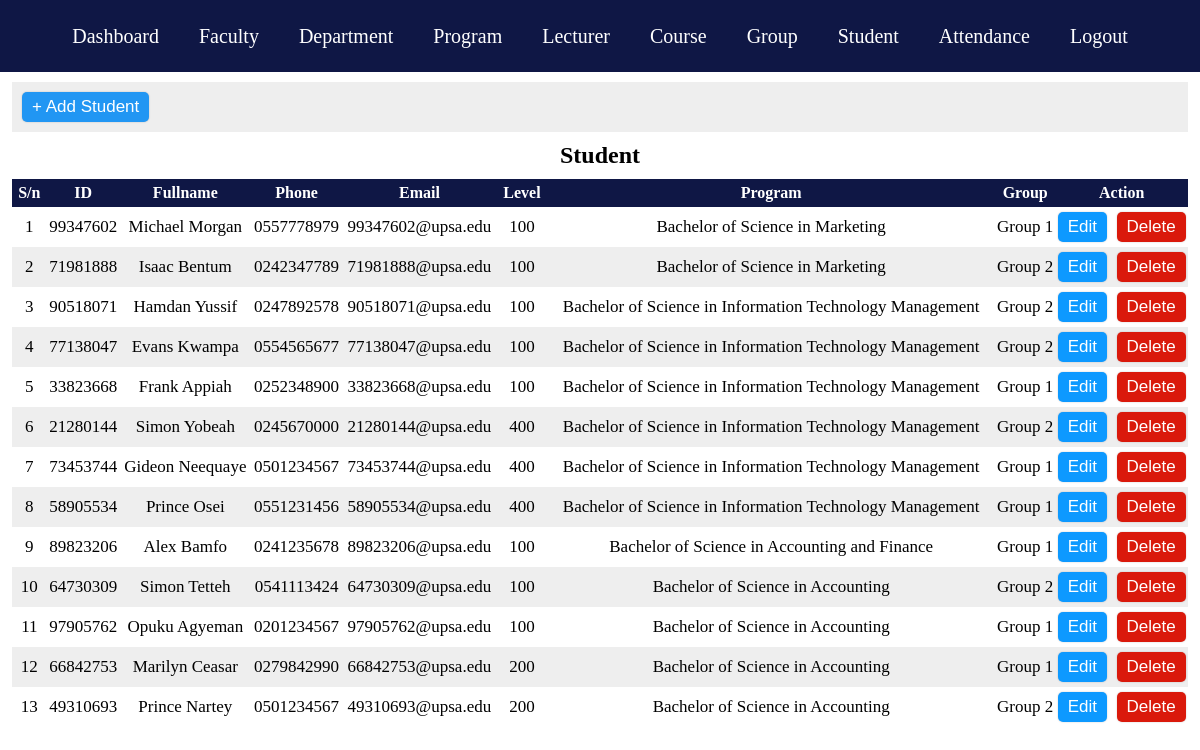
/academics/student.php (signed in), run on the app's committed database.
### tables this page shows
CREATE TABLE `student` (
  `sid` int(11) NOT NULL,
  `firstname` varchar(20) NOT NULL,
  `lastname` varchar(50) NOT NULL,
  `phone` varchar(11) NOT NULL,
  `semail` varchar(50) NOT NULL,
  `password` varchar(20) NOT NULL,
  `level` int(11) NOT NULL,
  `gid` int(11) NOT NULL,
  `pid` int(11) NOT NULL
);

CREATE TABLE `program` (
  `pid` int(11) NOT NULL,
  `name` varchar(80) NOT NULL,
  `did` int(11) NOT NULL,
  `date_created` date NOT NULL DEFAULT current_timestamp()
);

CREATE TABLE `grouping` (
  `gid` int(11) NOT NULL,
  `name` varchar(10) NOT NULL,
  `date` date NOT NULL DEFAULT current_timestamp()
);

### academics/student.php (the view, shortened to what this page needs)
<?php
	include '../database/dbconnect.php';
?>
<!DOCTYPE html>
<html>
<head>
	<link rel="stylesheet" type="text/css" href="style.css">
</head>
<body>
    <?php include 'nav.php'; ?>
    <div id="course-container">
    	<div class="course-container-space-width">
    		<div class="sectionadd">
    			<button class="btn addNew" onclick="openAddForm()">+ Add Student</button>
    		</div>
    		<div class="sectionTable">
    			<h2>Student</h2>
    			<table>
    				<thead>
    					<tr>
    						<th>S/n</th>
    						<th>ID</th>
    						<th>Fullname</th>
    						<th>Phone</th>
    						<th>Email</th>
    						<th>Level</th>
    						<th>Program</th>
    						<th>Group</th>
    						<th>Action</th>
    					</tr>
    				</thead>
    				<tbody>
    					<?php
    					$i = 1;
    						$stuQuery = mysqli_query($connect, "SELECT * FROM student ORDER BY pid, level");
    						while ($stuRes = mysqli_fetch_array($stuQuery)) {
    							$sid = $stuRes['sid'];
    							$fname = $stuRes['firstname'];
    							$lname = $stuRes['lastname'];
    							$phone = $stuRes['phone'];
    							$semail = $stuRes['semail'];
    							$level = $stuRes['level'];
    							$gid = $stuRes['gid'];
    							$pid = $stuRes['pid'];
    							$grpQuery = mysqli_query($connect, "SELECT * FROM grouping WHERE gid = '$gid'");
    							$grpRes = mysqli_fetch_array($grpQuery);
    							$group = $grpRes['name'];
    							$proQuery = mysqli_query($connect, "SELECT * FROM program WHERE pid = '$pid'");
    							$proRes = mysqli_fetch_array($proQuery);
    							$program = $proRes['name'];
    							?>
    						<tr>
    							<td><?php echo $i;?></td>
    							<td><?php echo $sid;?></td>
    							<td><?php echo $fname." ".$lname;?></td>
    							<td><?php echo $phone;?></td>
    							<td><?php echo $semail;?></td>
    							<td><?php echo $level;?></td>
    							<td><?php echo $program;?></td>
    							<td><?php echo $group;?></td>
    							<td class="tdAction">
    								<form action="student.php" method="POST">
    									<input type="submit" name="stuEdit" value="Edit" class="btn edit">
    								</form>
    								<form action="crud.php" method="POST">
    									<input type="submit" name="stuDelete" value="Delete" class="btn delete">
    								</form>
    							</td>
    						</tr>
    					<?php $i++;} ?>
    				</tbody>
    			</table>
    		</div>
    	</div>
    </div>
</body>
</html>

### academics/style.css (style rules this page uses)
* { margin: 0; padding: 0; box-sizing: border-box; }
body { font-family: ; background-color: #fff; }
.btn { padding:5px 10px; cursor: pointer; font-size: 17px; background-color: transparent; color: #fff; border: none; outline: none; border-radius: 5px; box-shadow: 0 0 2px rgba(0, 0, 0, 0.2); }
.edit { background-color: #0d99ff; }
.delete { background-color: #da190b; }
#course-container { height: 89vh; }
.course-container-space-width { width: 98%; margin: auto; }
.sectionadd { width: 100%; padding:10px; background-color: #eee; margin-bottom: 10px; }
.sectionadd .addNew { background-color: #2196F3; }
.sectionTable { padding-bottom: 10px; overflow: auto; }
.sectionTable h2 { text-align: center; margin-bottom: 10px; }
.sectionTable table { width: 100%; border-collapse: collapse; }
.sectionTable table th { background-color:#0F1745; padding:5px; color: #fff; }
.sectionTable table td { text-align: center; padding:5px 0; font-size: 17px; }
.sectionTable table td.tdAction { display: flex; justify-content: space-around; gap: 5px; }
.sectionTable table tr:nth-child(even) { background-color: #eee; }

### data on the page
student: sid "99347602", firstname "Michael", lastname "Morgan", phone "0557778979", semail "99347602@upsa.edu", level "100", pid.name "Bachelor of Science in Marketing", gid.name "Group 1"
student: sid "71981888", firstname "Isaac", lastname "Bentum", phone "0242347789", semail "71981888@upsa.edu", level "100", pid.name "Bachelor of Science in Marketing", gid.name "Group 2"
student: sid "90518071", firstname "Hamdan", lastname "Yussif", phone "0247892578", semail "90518071@upsa.edu", level "100", pid.name "Bachelor of Science in Information Technology Management", gid.name "Group 2"
student: sid "77138047", firstname "Evans", lastname "Kwampa", phone "0554565677", semail "77138047@upsa.edu", level "100", pid.name "Bachelor of Science in Information Technology Management", gid.name "Group 2"
student: sid "33823668", firstname "Frank", lastname "Appiah", phone "0252348900", semail "33823668@upsa.edu", level "100", pid.name "Bachelor of Science in Information Technology Management", gid.name "Group 1"
student: sid "21280144", firstname "Simon", lastname "Yobeah", phone "0245670000", semail "21280144@upsa.edu", level "400", pid.name "Bachelor of Science in Information Technology Management", gid.name "Group 2"
student: sid "73453744", firstname "Gideon", lastname "Neequaye", phone "0501234567", semail "73453744@upsa.edu", level "400", pid.name "Bachelor of Science in Information Technology Management", gid.name "Group 1"
student: sid "58905534", firstname "Prince", lastname "Osei", phone "0551231456", semail "58905534@upsa.edu", level "400", pid.name "Bachelor of Science in Information Technology Management", gid.name "Group 1"
student: sid "89823206", firstname "Alex", lastname "Bamfo", phone "0241235678", semail "89823206@upsa.edu", level "100", pid.name "Bachelor of Science in Accounting and Finance", gid.name "Group 1"
student: sid "64730309", firstname "Simon", lastname "Tetteh", phone "0541113424", semail "64730309@upsa.edu", level "100", pid.name "Bachelor of Science in Accounting", gid.name "Group 2"
student: sid "97905762", firstname "Opuku", lastname "Agyeman", phone "0201234567", semail "97905762@upsa.edu", level "100", pid.name "Bachelor of Science in Accounting", gid.name "Group 1"
student: sid "66842753", firstname "Marilyn", lastname "Ceasar", phone "0279842990", semail "66842753@upsa.edu", level "200", pid.name "Bachelor of Science in Accounting", gid.name "Group 1"
student: sid "49310693", firstname "Prince", lastname "Nartey", phone "0501234567", semail "49310693@upsa.edu", level "200", pid.name "Bachelor of Science in Accounting", gid.name "Group 2"
